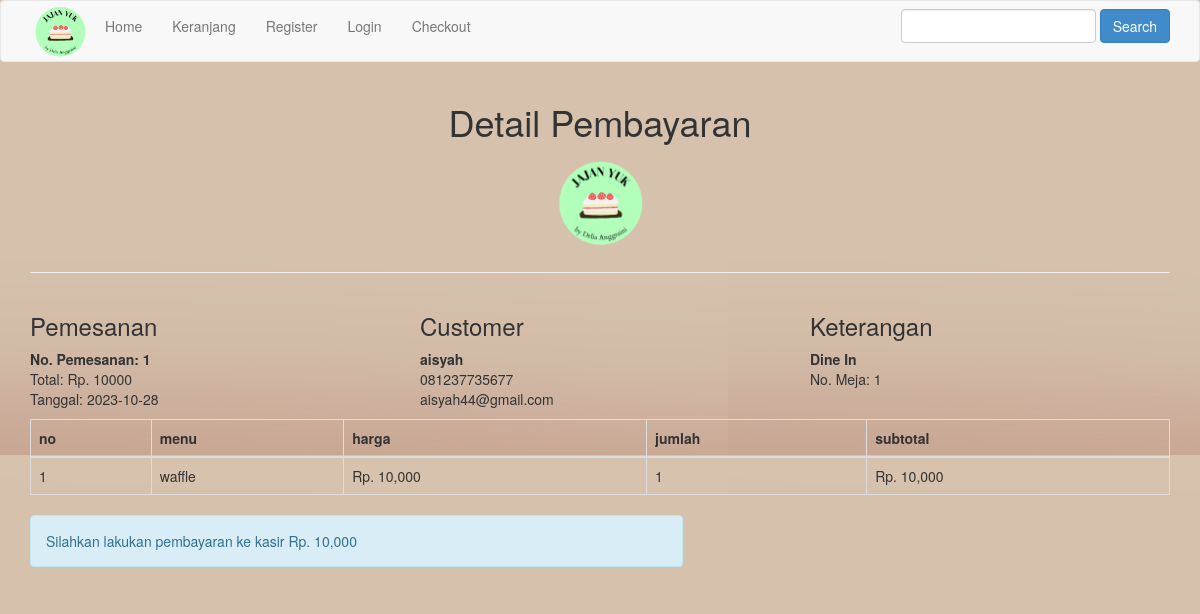
Screenshot of /jajanyuk/nota.php?id=1 with the database file from the repository.
### tables this page shows
CREATE TABLE `data_pembayaran` (
  `id_pesanan` int(11) NOT NULL,
  `keterangan` varchar(100) NOT NULL,
  `no_meja` int(2) NOT NULL,
  `tanggal` date NOT NULL,
  `note` text NOT NULL,
  `id_customer` int(5) NOT NULL,
  `jumlah_menu` int(10) NOT NULL,
  `total_harga` int(100) NOT NULL,
  `status_pesanan` varchar(100) NOT NULL
);

CREATE TABLE `data_customer` (
  `id_customer` int(11) NOT NULL,
  `nama_cust` varchar(100) NOT NULL,
  `email_cust` varchar(100) NOT NULL,
  `password_cust` varchar(6) NOT NULL,
  `no_telp` varchar(20) NOT NULL
);

CREATE TABLE `data_pesanan` (
  `id_pesanan` int(11) NOT NULL,
  `id_menu` int(11) NOT NULL,
  `jumlah_menu` int(11) NOT NULL,
  `nama` varchar(100) NOT NULL,
  `harga` int(11) NOT NULL,
  `subharga` int(11) NOT NULL
);

### jajanyuk/nota.php (the view, shortened to what this page needs)
<?php
$koneksi = new mysqli("localhost", "root", "", "jajanyuk");
?>
<!DOCTYPE html>
<html>
<link rel="stylesheet"  href="css/style.css"  type="text/css">
<head>
	<link rel="stylesheet" href="admin/assets/css/bootstrap.css">
</head>
<body>
<?php include 'menu.php';?>
<section class="konten">
	<div class="container">
	<center><h1>Detail Pembayaran</h1></center>
	<center><img src="foto/logoo 2.png" alt="" class="img-responsive" height="100" width="100"/></center>
	<hr color="black">
<?php
$stmt = $koneksi->prepare("SELECT * FROM data_pembayaran JOIN data_customer ON data_pembayaran.id_customer = data_customer.id_customer WHERE data_pembayaran.id_pesanan = ?");
$stmt->bind_param("i", $_GET['id']);
$stmt->execute();
$result = $stmt->get_result();
if ($result->num_rows > 0)
    $detail = $result->fetch_assoc();
?>
<div class="row">
	<div class="col-md-4">
		<h3>Pemesanan</h3>
		<strong>No. Pemesanan: <?php echo $detail['id_pesanan']?></strong><br>
		Total: Rp. <?php echo $detail['total_harga']; ?><br>
		Tanggal: <?php echo $detail['tanggal'];?>
	</div>
	<div class="col-md-4">
		<h3>Customer</h3>
			<strong><?php echo $detail['nama_cust'];?></strong><br>
		<p>
			<?php echo $detail['no_telp']; ?> <br>
			<?php echo $detail['email_cust']; ?>
		</p>
	</div>
	<div class="col-md-4">
		<h3>Keterangan</h3>
			<strong><?php echo $detail['keterangan'];?></strong><br>
			No. Meja: <?php echo $detail['no_meja']; ?>
	</div>
</div>
<table class="table table-bordered">
	<thead>
		<tr>
			<th>no</th>
			<th>menu</th>
			<th>harga</th>
			<th>jumlah</th>
			<th>subtotal</th>
		</tr>
	</thead>
	<tbody>
		<?php $nomor=1; ?>
		<?php $ambil=$koneksi->query("SELECT * FROM data_pesanan WHERE id_pesanan='$_GET[id]'"); ?>
		<?php while($pecah=$ambil->fetch_assoc()){?>
		<tr>
			<td><?php echo $nomor; ?></td>
			<td><?php echo $pecah['nama']; ?></td>
			<td>Rp. <?php echo number_format($pecah['harga']); ?></td>
			<td><?php echo $pecah['jumlah_menu']; ?></td>
			<td>Rp. <?php echo number_format($pecah['subharga']);?></td>
		</tr>
		<?php $nomor++; ?>
		<?php } ?>
	</tbody>
</table>
<div class="row">
	<div class="col-md-7">
		<div class="alert alert-info">
			<p>
				Silahkan lakukan pembayaran ke kasir Rp. <?php echo number_format($detail['total_harga']); ?>
			</p>
	</div>
</section>
</body>
</html>

### jajanyuk/css/style.css (style rules this page uses)
body { background-image: url("../foto/coklat.jpg"); }

### rows the page displays
data_pembayaran: id_pesanan "1", total_harga "10000", tanggal "2023-10-28", id_customer.nama_cust "aisyah", id_customer.no_telp "081237735677", id_customer.email_cust "aisyah44@gmail.com", keterangan "Dine In", no_meja "1", total_harga "10,000"
data_pesanan: nama "waffle", harga "10,000", jumlah_menu "1", subharga "10,000"
